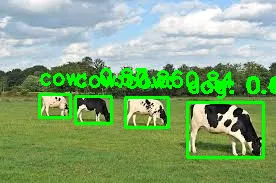
#> input picture data/sample_images/image (1).webp, 276 x 183 px
$ python -i predict.py   (imports and definitions only)
#> lines starting #> are read from the running program, lines starting #| are printed output that depends on the picture; after the words box and inside, x2 and y2 are one past the last pixel; in counts of white or black regions, pixels touching at a corner belong together
from pathlib import Path
from typing import Dict, Optional

import cv2
import numpy as np
from PIL import Image

try:
    from ultralytics import YOLO
except ImportError:
    YOLO = None


PASTURE_SOIL_CLASSES = [
    "vegetation_cover",
    "bare_soil",
    "waterlogged_soil",
    "degraded_area",
    "overgrazed_area",
    "suitable_grazing_area",
]


class PastureSoilPredictor:
    """
    DFence-style computer vision predictor.

    This prototype separates:
    1. YOLO object detection for farm-context objects such as cows, people, vehicles.
    2. Pasture/soil condition estimation using simple image heuristics.

    For a real DFence deployment, the pasture/soil classes should be trained
    with a custom annotated dataset.
    """

    def __init__(self, custom_model_path: Optional[str] = None, pretrained_model_path: Optional[str] = None):
        self.custom_model_path = custom_model_path
        self.pretrained_model_path = pretrained_model_path
        self.model = None
        self.model_type = "demo_heuristic_only"

        if YOLO is not None:
            if custom_model_path and Path(custom_model_path).exists():
                self.model = YOLO(custom_model_path)
                self.model_type = "custom_pasture_soil_yolo"
            elif pretrained_model_path and Path(pretrained_model_path).exists():
                self.model = YOLO(pretrained_model_path)
                self.model_type = "pretrained_yolov8n_coco"

    def predict(self, image: Image.Image) -> Dict[str, object]:
        image_rgb = np.array(image.convert("RGB"))

        pasture_result = self.estimate_pasture_soil_condition(image_rgb)
        yolo_result = self.run_yolo_detection(image_rgb)

        annotated_image = self.create_combined_annotation(
            image_rgb=image_rgb,
            yolo_result=yolo_result,
            pasture_result=pasture_result,
        )

        return {
            "top_yolo_detection": yolo_result["top_detection"],
            "top_yolo_confidence": yolo_result["top_confidence"],
            "yolo_predictions": yolo_result["predictions"],
            "pasture_soil_condition": pasture_result["condition"],
            "pasture_soil_confidence": pasture_result["confidence"],
            "pasture_soil_scores": pasture_result["scores"],
            "annotated_image": annotated_image,
            "mode": self.model_type,
        }

    def run_yolo_detection(self, image_rgb: np.ndarray) -> Dict[str, object]:
        """
        Run YOLO detection on CPU.

        If no YOLO model exists, return empty detection.
        """
        if self.model is None:
            return {
                "top_detection": "no_yolo_model",
                "top_confidence": 0.0,
                "predictions": [],
            }

        results = self.model.predict(
            source=image_rgb,
            device="cpu",
            imgsz=640,
            conf=0.25,
            verbose=False,
        )

        result = results[0]
        predictions = []

        if result.boxes is not None:
            for box in result.boxes:
                class_id = int(box.cls[0])
                confidence = float(box.conf[0])
                x1, y1, x2, y2 = box.xyxy[0].tolist()
                label = result.names.get(class_id, str(class_id))

                predictions.append(
                    {
                        "label": label,
                        "confidence": round(confidence, 4),
                        "box": [round(x1, 2), round(y1, 2), round(x2, 2), round(y2, 2)],
                    }
                )

        if predictions:
            top_detection = predictions[0]["label"]
            top_confidence = predictions[0]["confidence"]
        else:
            top_detection = "no_object_detected"
            top_confidence = 0.0

        return {
            "top_detection": top_detection,
            "top_confidence": top_confidence,
            "predictions": predictions,
        }

    def estimate_pasture_soil_condition(self, image_rgb: np.ndarray) -> Dict[str, object]:
        """
        Estimate pasture/soil condition using simple RGB/HSV heuristics.

        This is not a trained model. It is a prototype-level estimator used
        until a custom pasture/soil dataset is annotated and trained.
        """
        hsv = cv2.cvtColor(image_rgb, cv2.COLOR_RGB2HSV)

        green_mask = cv2.inRange(hsv, (35, 40, 40), (90, 255, 255))
        brown_mask = cv2.inRange(hsv, (5, 30, 30), (30, 255, 220))
        dark_wet_mask = cv2.inRange(hsv, (0, 0, 0), (180, 255, 70))

        total_pixels = image_rgb.shape[0] * image_rgb.shape[1]

        green_ratio = float(np.sum(green_mask > 0) / total_pixels)
        brown_ratio = float(np.sum(brown_mask > 0) / total_pixels)
        wet_dark_ratio = float(np.sum(dark_wet_mask > 0) / total_pixels)

        vegetation_cover_score = green_ratio
        bare_soil_score = brown_ratio
        waterlogged_score = wet_dark_ratio

        degraded_score = max(0.0, 1.0 - green_ratio - brown_ratio)
        overgrazed_score = min(1.0, brown_ratio * 0.7 + max(0.0, 0.25 - green_ratio))
        suitable_grazing_score = max(0.0, green_ratio - wet_dark_ratio * 0.5)

        scores = {
            "vegetation_cover": round(vegetation_cover_score, 4),
            "bare_soil": round(bare_soil_score, 4),
            "waterlogged_soil": round(waterlogged_score, 4),
            "degraded_area": round(degraded_score, 4),
            "overgrazed_area": round(overgrazed_score, 4),
            "suitable_grazing_area": round(suitable_grazing_score, 4),
        }

        condition = max(scores, key=scores.get)
        confidence = scores[condition]

        if green_ratio > 0.40 and wet_dark_ratio < 0.20:
            condition = "suitable_grazing_area"
            confidence = min(0.95, green_ratio + 0.35)
        elif wet_dark_ratio > 0.28:
            condition = "waterlogged_soil"
            confidence = min(0.90, wet_dark_ratio + 0.45)
        elif brown_ratio > 0.35 and green_ratio < 0.20:
            condition = "bare_soil"
            confidence = min(0.90, brown_ratio + 0.40)
        elif brown_ratio > 0.25 and green_ratio < 0.25:
            condition = "overgrazed_area"
            confidence = min(0.85, brown_ratio + 0.35)
        elif green_ratio > 0.25:
            condition = "vegetation_cover"
            confidence = min(0.85, green_ratio + 0.35)
        else:
            condition = "degraded_area"
            confidence = 0.55

        return {
            "condition": condition,
            "confidence": round(float(confidence), 4),
            "scores": scores,
        }

    def create_combined_annotation(
        self,
        image_rgb: np.ndarray,
        yolo_result: Dict[str, object],
        pasture_result: Dict[str, object],
    ) -> np.ndarray:
        annotated = image_rgb.copy()

        # Draw YOLO bounding boxes
        for pred in yolo_result["predictions"]:
            box = pred.get("box")
            if box is None:
                continue

            x1, y1, x2, y2 = box
            label = pred["label"]
            confidence = pred["confidence"]

            cv2.rectangle(
                annotated,
                (int(x1), int(y1)),
                (int(x2), int(y2)),
                (0, 255, 0),
                2,
            )

            # Put YOLO label close to the box, smaller text
            cv2.putText(
                annotated,
                f"YOLO: {label} {confidence:.2f}",
                (int(x1), max(18, int(y1) - 8)),
                cv2.FONT_HERSHEY_SIMPLEX,
                0.45,
                (0, 255, 0),
                1,
            )

        # Add a dark background panel for pasture/soil summary
        panel_x1, panel_y1 = 10, 10
        panel_x2, panel_y2 = 360, 130

        cv2.rectangle(
            annotated,
            (panel_x1, panel_y1),
            (panel_x2, panel_y2),
            (0, 0, 0),
            -1,
        )

        # Slight transparency effect
        overlay = annotated.copy()
        cv2.rectangle(
            overlay,
            (panel_x1, panel_y1),
            (panel_x2, panel_y2),
            (0, 0, 0),
            -1,
        )
        annotated = cv2.addWeighted(overlay, 0.45, annotated, 0.55, 0)

        overlay_lines = [
            f"Pasture/soil: {pasture_result['condition']}",
            f"Confidence: {pasture_result['confidence']:.2f}",
            f"Vegetation: {pasture_result['scores']['vegetation_cover']:.2f}",
            f"Bare soil: {pasture_result['scores']['bare_soil']:.2f}",
            f"Waterlogged: {pasture_result['scores']['waterlogged_soil']:.2f}",
        ]

        y_position = 32
        for line in overlay_lines:
            cv2.putText(
                annotated,
                line,
                (20, y_position),
                cv2.FONT_HERSHEY_SIMPLEX,
                0.45,
                (255, 255, 255),
                1,
            )
            y_position += 22

        return annotated

>>> from PIL import Image
>>> picture = Image.open('../data/sample_images/image (1).webp')
#> picture is the input picture: PIL image 276x183 RGB; mean R, G, B 130.6, 167.3, 118.5
>>> result = PastureSoilPredictor().predict(picture)
#> in estimate_pasture_soil_condition, `hsv = cv2.cvtColor(image_rgb, cv2.COLOR_RGB2HSV)`: hsv: shape (183, 276, 3); mean H, S, V 64, 102.7, 172.1
#> in estimate_pasture_soil_condition, `green_mask = cv2.inRange(hsv, (35, 40, 40), (90, 255, 255))`:
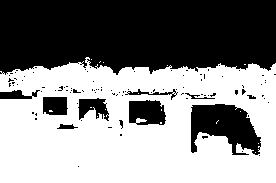
#> green_mask: shape (183, 276); 53.8% white; 101 black regions (90 under 20 px), largest, box (x1, y1, x2, y2) and area: (0, 0, 276, 75) 18642, (191, 104, 261, 155) 2291, (129, 100, 166, 125) 773
#> in estimate_pasture_soil_condition, `brown_mask = cv2.inRange(hsv, (5, 30, 30), (30, 255, 220))`:
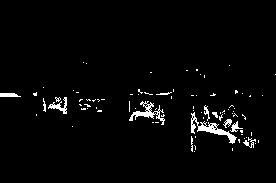
#> brown_mask: shape (183, 276); 2.7% white; 85 white regions (73 under 20 px), largest, box (x1, y1, x2, y2) and area: (191, 112, 237, 144) 341, (129, 101, 165, 125) 249, (48, 97, 67, 114) 116
#> in estimate_pasture_soil_condition, `dark_wet_mask = cv2.inRange(hsv, (0, 0, 0), (180, 255, 70))`:
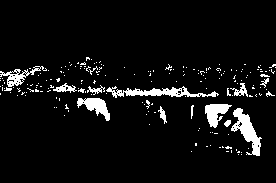
#> dark_wet_mask: shape (183, 276); 6.3% white; 190 white regions (175 under 20 px), largest, box (x1, y1, x2, y2) and area: (231, 108, 262, 156) 584, (106, 86, 219, 98) 571, (77, 98, 110, 121) 363
#> in estimate_pasture_soil_condition, `green_ratio = float(np.sum(green_mask > 0) / total_pixels)`: green_ratio = 0.538
#> in estimate_pasture_soil_condition, `brown_ratio = float(np.sum(brown_mask > 0) / total_pixels)`: brown_ratio = 0.0266
#> in estimate_pasture_soil_condition, `wet_dark_ratio = float(np.sum(dark_wet_mask > 0) / total_pixels)`: wet_dark_ratio = 0.0628
#> in estimate_pasture_soil_condition, `vegetation_cover_score = green_ratio`: vegetation_cover_score = 0.538
#> in estimate_pasture_soil_condition, `bare_soil_score = brown_ratio`: bare_soil_score = 0.0266
#> in estimate_pasture_soil_condition, `waterlogged_score = wet_dark_ratio`: waterlogged_score = 0.0628
#> in estimate_pasture_soil_condition, `degraded_score = max(0.0, 1.0 - green_ratio - brown_ratio)`: degraded_score = 0.435
#> in estimate_pasture_soil_condition, `overgrazed_score = min(1.0, brown_ratio * 0.7 + max(0.0, 0.25 - green_..`: overgrazed_score = 0.0187
#> in estimate_pasture_soil_condition, `suitable_grazing_score = max(0.0, green_ratio - wet_dark_ratio * 0.5)`: suitable_grazing_score = 0.507
#> in estimate_pasture_soil_condition, `scores = { "vegetation_cover": round(vegetation_cover_score, 4), "bare..`: scores = {'vegetation_cover': 0.538, 'bare_soil': 0.0266, 'waterlogged_soil': 0.0628, 'degraded_area': 0.435, 'overgrazed_area': 0.0187, 'suitable_grazing_area': 0.507}
#> in estimate_pasture_soil_condition, `condition = max(scores, key=scores.get)`: condition = 'vegetation_cover'
#> in estimate_pasture_soil_condition, `confidence = scores[condition]`: confidence = 0.538
#> in estimate_pasture_soil_condition, `confidence = min(0.95, green_ratio + 0.35)`: confidence = 0.888
#> in predict, `pasture_result = self.estimate_pasture_soil_condition(image_rgb)`: pasture_result = 3 items
#> in predict, `yolo_result = self.run_yolo_detection(image_rgb)`: yolo_result = {'top_detection': 'no_yolo_model', 'top_confidence': 0, 'predictions': []}
#> in create_combined_annotation, `cv2.rectangle( annotated, (panel_x1, panel_y1), (panel_x2, panel_y2), ..`:
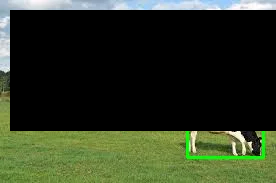
#> annotated: shape (183, 276, 3); mean R, G, B 45.4, 55.1, 33.9
#> in create_combined_annotation, `overlay_lines = [ f"Pasture/soil: {pasture_result['condition']}", f"Co..`: overlay_lines = ['Pasture/soil: suitable_grazing_area', 'Confidence: 0.89', 'Vegetation: 0.54', 'Bare soil: 0.03', 'Waterlogged: 0.06']
#> the loop in create_combined_annotation, `for line in overlay_lines:` made 5 passes
#> (line, y_position) on passes 1 to 5: ('Pasture/soil: suitable_grazing_area', 54), ('Confidence: 0.89', 76), ('Vegetation: 0.54', 98), ('Bare soil: 0.03', 120), ('Waterlogged: 0.06', 142)
#> after the loop in create_combined_annotation, `for line in overlay_lines:`:
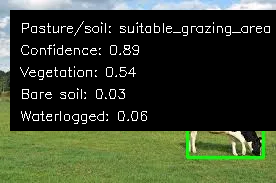
#> annotated: shape (183, 276, 3); 3.25% of pixels changed, all inside (x1, y1, x2, y2) = (20, 21, 270, 124)
#> after the loop in create_combined_annotation, `for line in overlay_lines:`: y_position = 142
#> result = 8 items

$ run again, on data/sample_images/image.webp
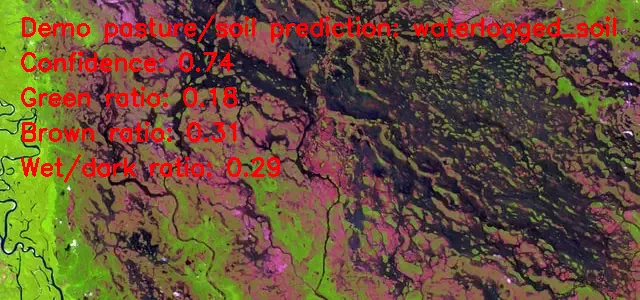
#> input picture data/sample_images/image.webp, 640 x 300 px
#> picture is the input picture: PIL image 640x300 RGB; mean R, G, B 104.7, 79.9, 56.5
#> hsv: shape (300, 640, 3); mean H, S, V 73.1, 123.1, 112.5
#> in estimate_pasture_soil_condition, `green_mask = cv2.inRange(hsv, (35, 40, 40), (90, 255, 255))`:
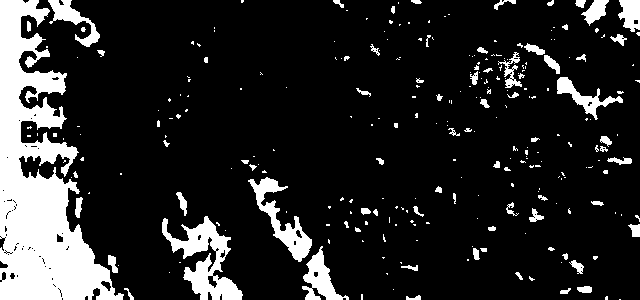
#> green_mask: shape (300, 640); 15.5% white; 270 white regions (197 under 20 px), largest, box (x1, y1, x2, y2) and area: (0, 0, 124, 300) 17555, (162, 216, 243, 300) 2723, (248, 177, 312, 262) 1526
#> brown_mask: shape (300, 640); 31.4% white; 493 white regions (303 under 20 px), largest, box (x1, y1, x2, y2) and area: (20, 0, 280, 300) 16671, (223, 126, 396, 300) 6681, (469, 0, 640, 94) 3976
#> dark_wet_mask: shape (300, 640); 27.9% white; 698 white regions (620 under 20 px), largest, box (x1, y1, x2, y2) and area: (312, 0, 640, 300) 35139, (122, 30, 335, 185) 6007, (555, 36, 640, 85) 780
#> green_ratio = 0.155
#> brown_ratio = 0.314
#> wet_dark_ratio = 0.279
#> vegetation_cover_score = 0.155
#> bare_soil_score = 0.314
#> waterlogged_score = 0.279
#> degraded_score = 0.531
#> overgrazed_score = 0.315
#> suitable_grazing_score = 0.0152
#> scores = {'vegetation_cover': 0.155, 'bare_soil': 0.314, 'waterlogged_soil': 0.279, 'degraded_area': 0.531, 'overgrazed_area': 0.315, 'suitable_grazing_area': 0.0152}
#> condition = 'degraded_area'
#> in estimate_pasture_soil_condition, `confidence = scores[condition]`: confidence = 0.531
#> in estimate_pasture_soil_condition, `confidence = min(0.85, brown_ratio + 0.35)`: confidence = 0.664
#> pasture_result = 3 items
#> yolo_result = {'top_detection': 'no_yolo_model', 'top_confidence': 0, 'predictions': []}
#> overlay_lines = ['Pasture/soil: overgrazed_area', 'Confidence: 0.66', 'Vegetation: 0.15', 'Bare soil: 0.31', 'Waterlogged: 0.28']
#> the loop in create_combined_annotation, `for line in overlay_lines:` made 5 passes
#> (line, y_position) on passes 1 to 5: ('Pasture/soil: overgrazed_area', 54), ('Confidence: 0.66', 76), ('Vegetation: 0.15', 98), ('Bare soil: 0.31', 120), ('Waterlogged: 0.28', 142)
#> after the loop in create_combined_annotation, `for line in overlay_lines:`:
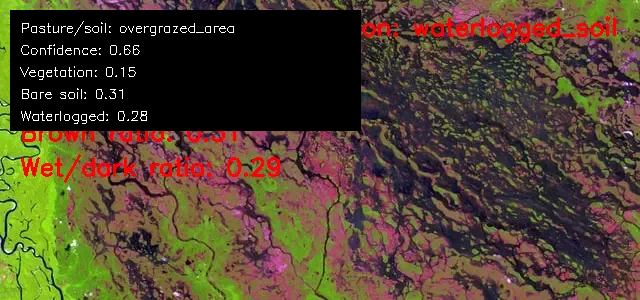
#> annotated: shape (300, 640, 3); mean R, G, B 80.5, 66, 46.3
#> after the loop in create_combined_annotation, `for line in overlay_lines:`: y_position = 142
#> result = 8 items
